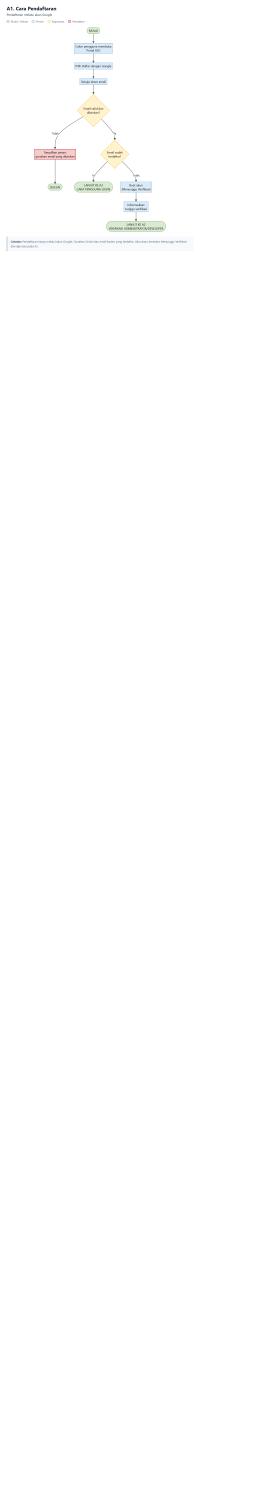
#> input picture docs/sso-flowchart/render-a1.png, 1600 x 9000 px (shown at 1/6 size)
$ python build.py
#> lines starting #> are read from the running program, lines starting #| are printed output that depends on the picture; after the words box and inside, x2 and y2 are one past the last pixel; in counts of white or black regions, pixels touching at a corner belong together
from PIL import Image, ImageDraw, ImageFont, ImageOps
import os

BASE = os.path.dirname(os.path.abspath(__file__))

# A3 portrait at 150 dpi: 297 x 420 mm.
PAGE_W, PAGE_H = 1754, 2480
MARGIN = 34
FOOTER = 56

ITEMS = [
    ("render-a1.png", "A1-Pendaftaran.png", "A1. Cara Pendaftaran"),
    ("render-a2.png", "A2-Verifikasi.png", "A2. Verifikasi Administrator/Developer"),
    ("render-a3.png", "A3-Login.png", "A3. Cara Pengguna Login"),
]


def crop_content(filename, pad=28):
#> called with filename = 'render-a1.png', pad = 28
    image = Image.open(os.path.join(BASE, filename)).convert("RGB")
#> image is the input picture: PIL image 1600x9000 RGB; mean R, G, B 254.3, 254.4, 254.3
    mask = image.convert("L").point(lambda value: 0 if value > 245 else 255)
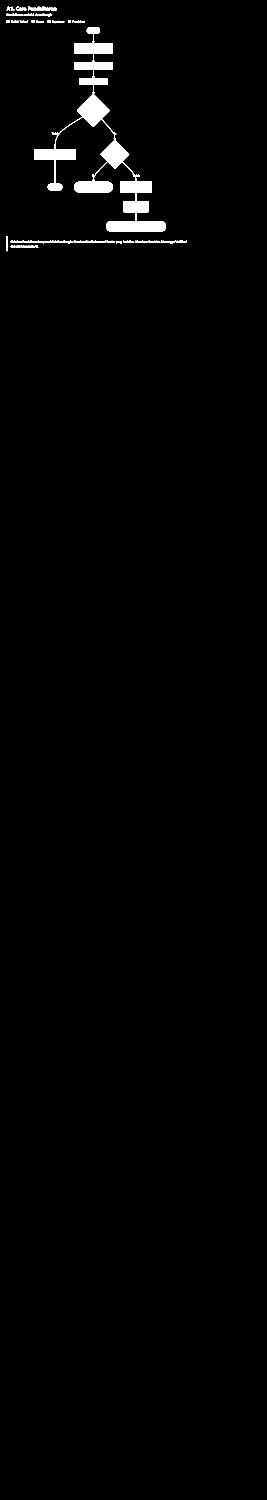
#> mask: PIL image 1600x9000 L (shown at 1/6 size); 1.1% white; 195 white regions (18 under 20 px), largest, box (x1, y1, x2, y2) and area: (344, 164, 690, 809) 54961, (636, 1063, 996, 1391) 44978, (205, 812, 456, 1143) 20101
    box = mask.getbbox()
#> box = (40, 39, 1119, 1507)
    if not box:
        return image
    box = (
        max(0, box[0] - pad),
        max(0, box[1] - pad),
        min(image.width, box[2] + pad),
        min(image.height, box[3] + pad),
    )
#> box = (12, 11, 1147, 1535)
    return image.crop(box)
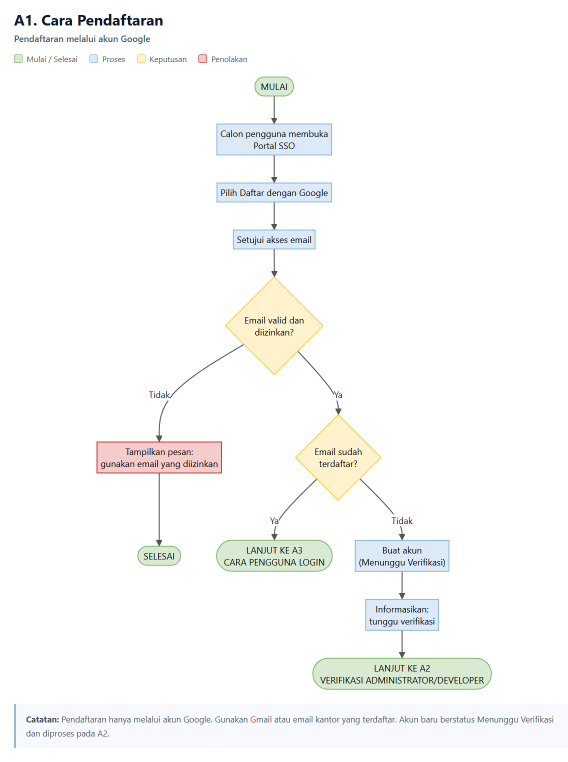
#> returned value: PIL image 1135x1524 RGB (shown at 1/2 size); mean R, G, B 249.5, 249.9, 249.1


def footer_font(size=22):
    for name in ("segoeui.ttf", "arial.ttf", "calibri.ttf"):
        path = os.path.join(os.environ.get("WINDIR", r"C:\Windows"), "Fonts", name)
        if os.path.exists(path):
            return ImageFont.truetype(path, size)
    return ImageFont.load_default()


def make_page(image, label, page_no, total):
#> called with label = 'A1. Cara Pendaftaran', page_no = 1, total = 3
    page = Image.new("RGB", (PAGE_W, PAGE_H), "white")
#> page: PIL image 1754x2480 RGB; every value is 255

    available = (PAGE_W - MARGIN * 2, PAGE_H - MARGIN - FOOTER - MARGIN)
    fitted = ImageOps.contain(image, available, Image.LANCZOS)

    x = (PAGE_W - fitted.width) // 2
#> x = 34
    y = MARGIN + (available[1] - fitted.height) // 2
#> y = 80
    page.paste(fitted, (x, y))
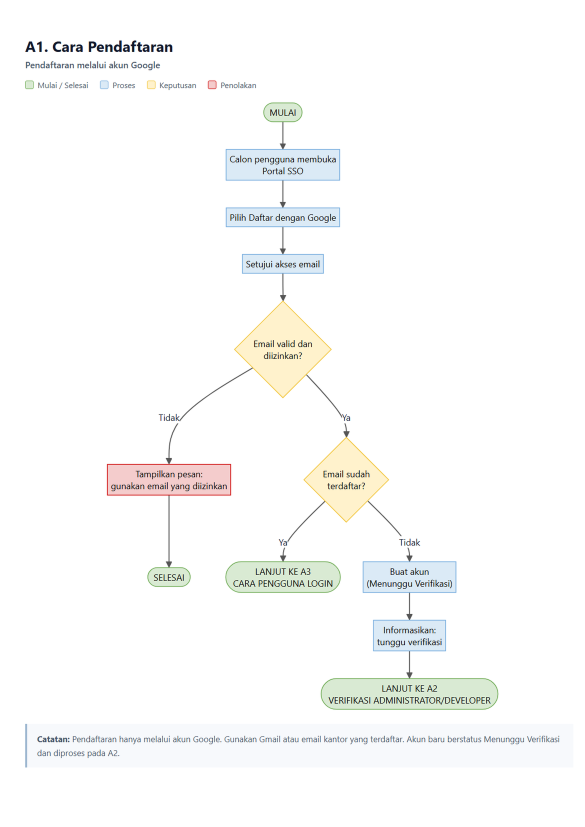
#> page: PIL image 1754x2480 RGB (shown at 1/3 size); mean R, G, B 250.1, 250.5, 249.8

    draw = ImageDraw.Draw(page)
    line_y = PAGE_H - FOOTER + 10
    draw.line((MARGIN, line_y, PAGE_W - MARGIN, line_y), fill=(203, 213, 225), width=2)
    draw.text(
        (PAGE_W // 2, PAGE_H - FOOTER // 2 + 10),
        f"{label}  |  Halaman {page_no} dari {total}",
        font=footer_font(),
        fill=(71, 85, 105),
        anchor="mm",
    )
    return page


def main():
    pages = []
    for page_no, (source, final_name, label) in enumerate(ITEMS, start=1):
        image = crop_content(source)
        image.save(os.path.join(BASE, final_name))
        pages.append(make_page(image, label, page_no, len(ITEMS)))
        print(final_name, image.size)
#| A1-Pendaftaran.png (1135, 1524)
#> pass 2 of the loop in main, `for page_no, (source, final_name, label) in enumerate(ITEMS, start=1):`:
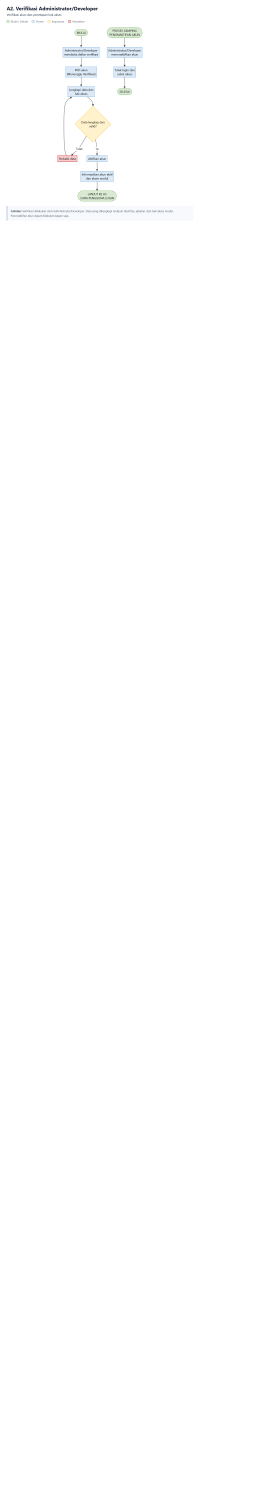
#> input picture docs/sso-flowchart/render-a2.png, 1600 x 9000 px (shown at 1/6 size)
#> in crop_content, image is the input picture: PIL image 1600x9000 RGB; mean R, G, B 254.3, 254.4, 254.3
#> in crop_content (call 2), `mask = image.convert("L").point(lambda value: 0 if value > 245 else 255)`:
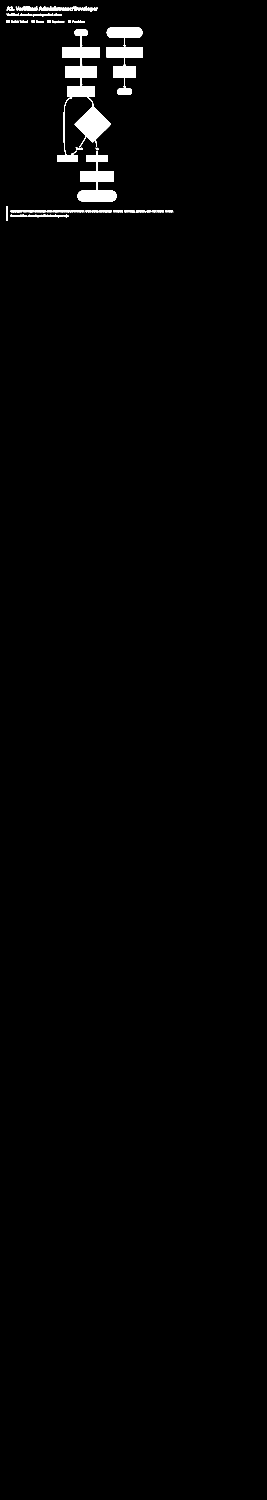
#> mask: PIL image 1600x9000 L (shown at 1/6 size); 1.1% white; 235 white regions (33 under 20 px), largest, box (x1, y1, x2, y2) and area: (345, 176, 666, 972) 70899, (641, 164, 854, 570) 39052, (466, 905, 699, 1208) 32516
#> in crop_content (call 2), `box = mask.getbbox()`: box = (40, 39, 1040, 1324)
#> in crop_content (call 2), `box = ( max(0, box[0] - pad), max(0, box[1] - pad), min(image.width, b..`: box = (12, 11, 1068, 1352)
#> fitted: PIL image 1686x2141 RGB
#> in make_page (call 2), `page.paste(fitted, (x, y))`:
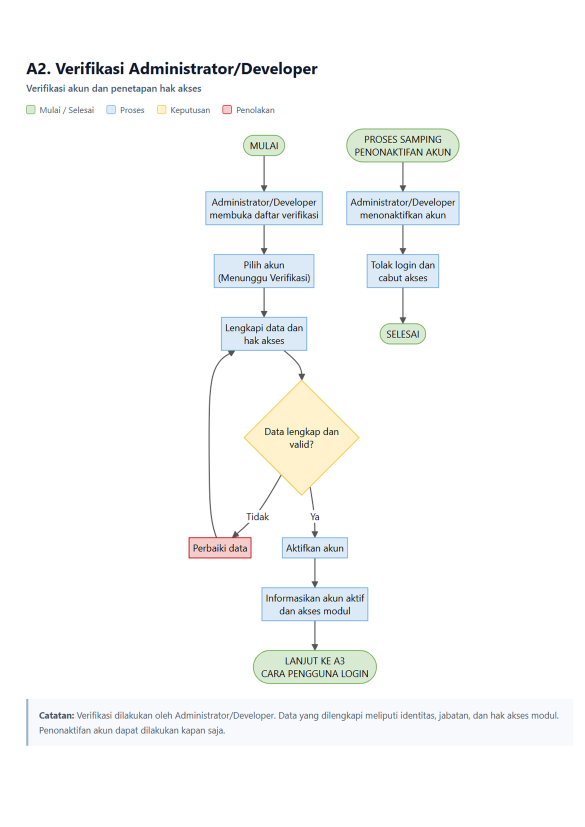
#> page: PIL image 1754x2480 RGB (shown at 1/3 size); mean R, G, B 248.7, 249.6, 249.4
#| A2-Verifikasi.png (1056, 1341)
#> pass 3 of the loop in main, `for page_no, (source, final_name, label) in enumerate(ITEMS, start=1):`:
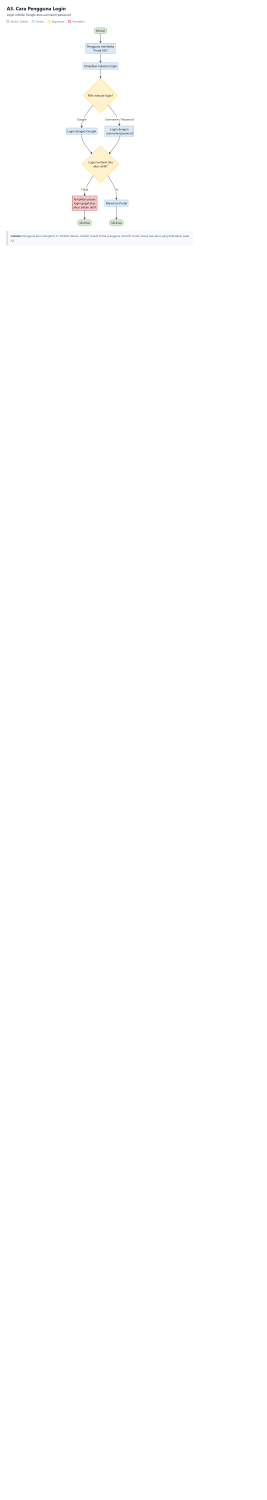
#> input picture docs/sso-flowchart/render-a3.png, 1600 x 9000 px (shown at 1/6 size)
#> in crop_content, image is the input picture: PIL image 1600x9000 RGB; mean R, G, B 254.5, 254.5, 254.4
#> in crop_content (call 3), `mask = image.convert("L").point(lambda value: 0 if value > 245 else 255)`:
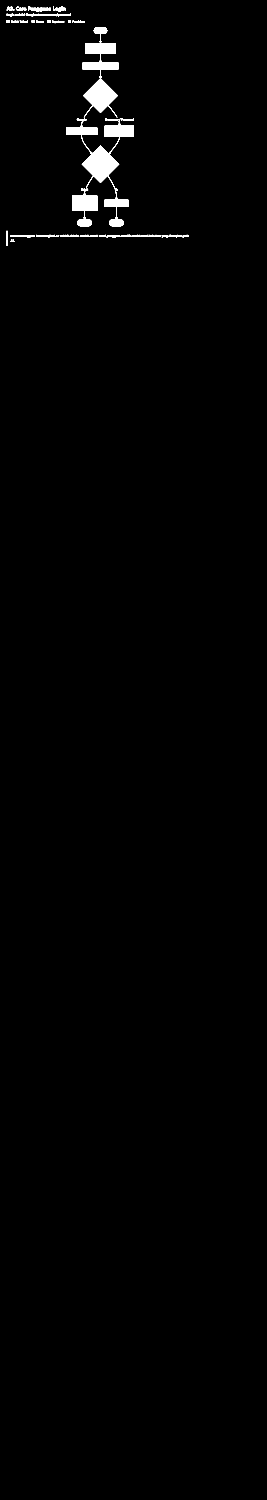
#> mask: PIL image 1600x9000 L (shown at 1/6 size); 0.93% white; 218 white regions (22 under 20 px), largest, box (x1, y1, x2, y2) and area: (396, 727, 804, 1143) 45853, (496, 164, 710, 704) 45658, (432, 1147, 584, 1357) 16926
#> in crop_content (call 3), `box = mask.getbbox()`: box = (40, 39, 1133, 1473)
#> in crop_content (call 3), `box = ( max(0, box[0] - pad), max(0, box[1] - pad), min(image.width, b..`: box = (12, 11, 1161, 1501)
#> fitted: PIL image 1686x2186 RGB
#> in make_page (call 3), `page.paste(fitted, (x, y))`:
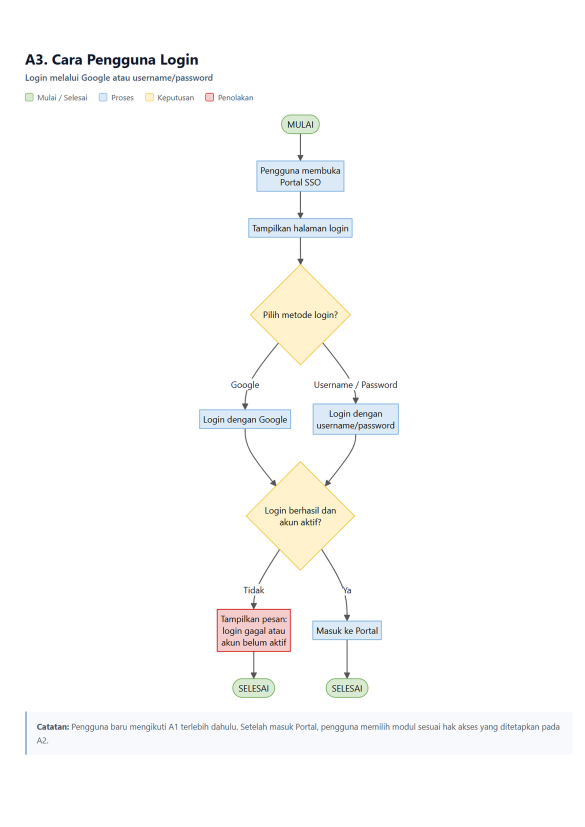
#> page: PIL image 1754x2480 RGB (shown at 1/3 size); mean R, G, B 251.3, 251.3, 250.7
#| A3-Login.png (1149, 1490)

    pdf_path = os.path.join(BASE, "sso-flowchart.pdf")
    pages[0].save(
        pdf_path,
        "PDF",
        resolution=150,
        save_all=True,
        append_images=pages[1:],
    )
    print("sso-flowchart.pdf", os.path.getsize(pdf_path), "bytes")


if __name__ == "__main__":
    main()
